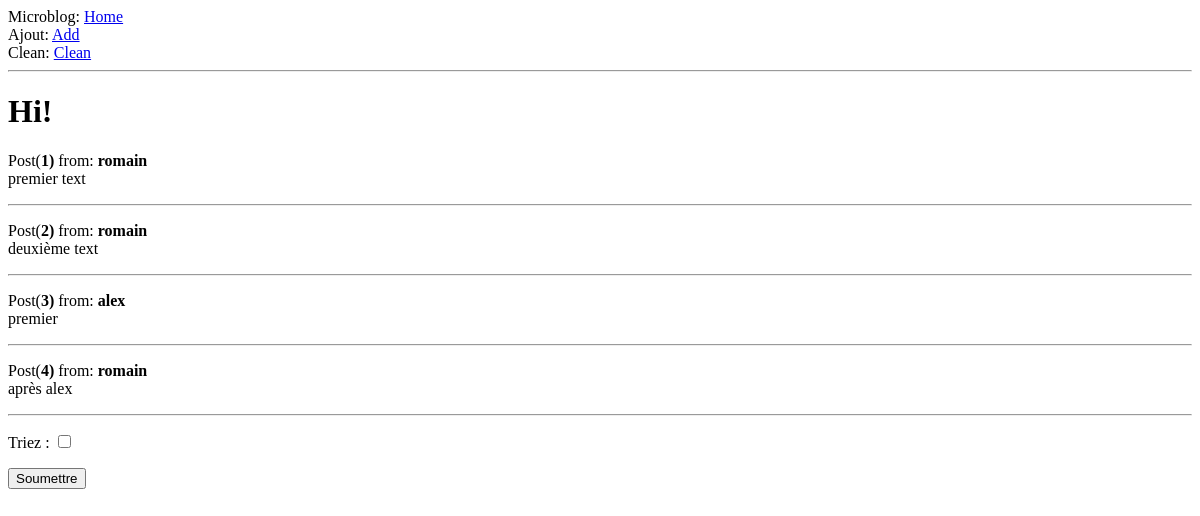
The page /index on the database as committed earlier.
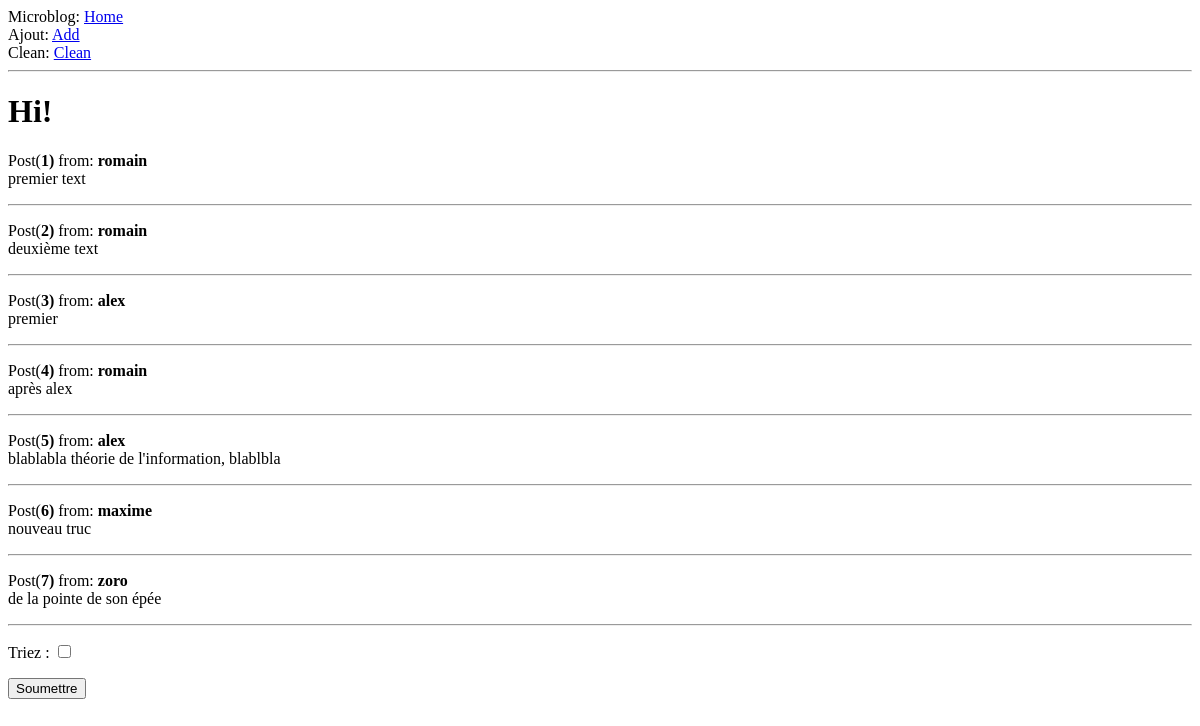
The same page on the database as committed later.
### app/models.py (models this page shows, shortened)
class Post(db.Model):
    id = db.Column(db.Integer, primary_key=True)
    nickname = db.Column(db.String(64), index=True)
    text = db.Column(db.String(140), index=True)

### app/views.py (the view)
@app.route('/')
@app.route('/index')
def index():
    posts = models.Post.query.all()
    tri = request.args.get('tri')
    if tri is not None:
        loop = asyncio.new_event_loop()
        res = loop.run_until_complete(tri_by_name(posts))
        loop.close()
        return render_template('index.html', title='MicroBlog', posts=res, tri=True)
    return render_template('index.html', title='MicroBlog', posts=posts, tri=False)

### app/templates/index.html
{% extends "base.html" %}
{% block content %}
<h1>Hi!</h1>
{% if posts|length != 0 %}
{%for post in posts %}
<div>
<p>Post(<b>{{ post.id }})</b> from: <b>{{ post.nickname }}</b><br>
{{ post.text }}<hr></p>
</div>
{% endfor %}
<form action="/index" method="get">
{% if tri %}
<div>
	<p>Triez : <input type="checkbox" name="tri" checked="checked"></p>
</div>
{% else %}
<div>
	<p>Triez : <input type="checkbox" name="tri"></p>
</div>
{% endif %}
<input type="submit" value="Soumettre">
</form>
{% else %}
<div><p><b>Aucun micro-commentaires. Vous pouvez en ajouter <a href="/add">Ici</a></b></p></div>
{% endif %}
{% endblock %}

### app/templates/base.html (shortened to what this page needs)
<html>
	<head>
	</head>
	<body>
		<div>Microblog: <a href="/index">Home</a></div>
		<div>Ajout: <a href="add">Add</a></div>
		<div>Clean: <a href="clean">Clean</a></div>
		<hr>
		{% block content %}{% endblock %}
	</body>
</html>

Rows that differ between the two databases and show on the page:
added Post: id "5", nickname "alex", text "blablabla théorie de l'information, blablbla"
added Post: id "6", nickname "maxime", text "nouveau truc"
added Post: id "7", nickname "zoro", text "de la pointe de son épée"
